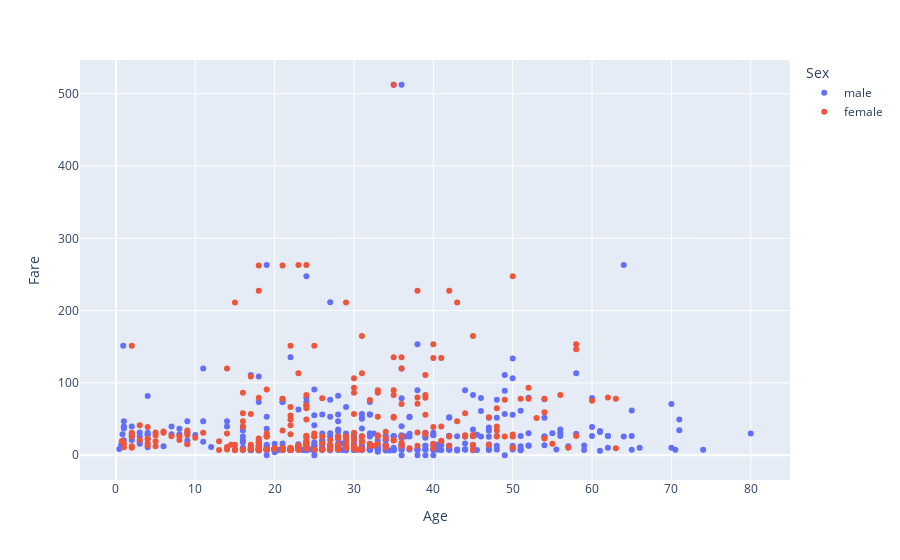

The notebook cell saved with this chart:
### Markdown cell above
### Step 6. Create a scatterplot with the Fare payed and the Age, differ the plot color by gender

### Code cell
fig2 = px.scatter(data_frame=df_titanic,x='Age',y='Fare',color='Sex')
fig2.show()

### Figure 1 — Plotly figure (JSON) as saved in the notebook; plotly's stock layout.template omitted (floating-point values rounded to 4 significant figures; data arrays with more than 128 entries replaced by an {"elided": "..."} marker saying what was removed)
{"data": [{"hovertemplate": "Sex=male<br>Age=%{x}<br>Fare=%{y}<extra></extra>", "legendgroup": "male", "marker": {"color": "#636efa", "symbol": "circle"}, "mode": "markers", "name": "male", "orientation": "v", "showlegend": true, "type": "scatter", "x": {"elided": "577 float values"}, "xaxis": "x", "y": {"elided": "577 float values"}, "yaxis": "y"}, {"hovertemplate": "Sex=female<br>Age=%{x}<br>Fare=%{y}<extra></extra>", "legendgroup": "female", "marker": {"color": "#EF553B", "symbol": "circle"}, "mode": "markers", "name": "female", "orientation": "v", "showlegend": true, "type": "scatter", "x": {"elided": "314 float values"}, "xaxis": "x", "y": {"elided": "314 float values"}, "yaxis": "y"}], "layout": {"autosize": true, "legend": {"title": {"text": "Sex"}, "tracegroupgap": 0}, "margin": {"t": 60}, "xaxis": {"anchor": "y", "autorange": true, "domain": [0, 1], "range": [-4.455, 84.88], "title": {"text": "Age"}, "type": "linear"}, "yaxis": {"anchor": "x", "autorange": true, "domain": [0, 1], "range": [-39.67, 552.0], "title": {"text": "Fare"}, "type": "linear"}}}
